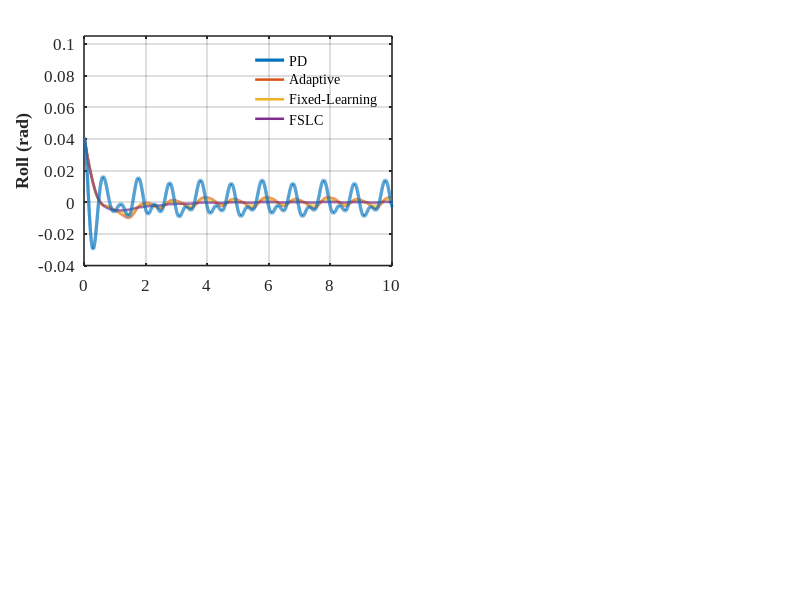

MATLAB code for this plot: (Note: this script raises an error after producing the figure.)
function reproduce_simulation
%% Plant parameters
Theta_0 = [16, -5.6, -5.6; -5.6, 16, -5.6; -5.6, -5.6, 16] * 1e-3; 
Theta_w = diag([1.811, 1.811, 1.811]) * 1e-4; 
hat_Theta_0 = Theta_0 - Theta_w; 
m_dist = [0.0787; 0.0787; 0.0787]; 
g_vec = [0; 0; -9.8];              
max_torque = 0.26;
K_dump = 0.00005;

%% Balance attitude and disturbance
v_body = [1; 1; 1] / sqrt(3);
v_world = [0; 0; 1];
axis_rot = cross(v_body, v_world);
axis_rot = axis_rot / norm(axis_rot);
angle_rot = acos(dot(v_body, v_world));
q_target = [cos(angle_rot/2); axis_rot * sin(angle_rot/2)];
dt = 0.001;                        
T_final = 10;                      
time = 0:dt:T_final;
n = length(time);
q0 = q_target + [0; 0.03; -0.02; 0.02]; 
q0 = q0 / norm(q0); 
dist_all = zeros(3, n);
for i = 1:n
    dist_all(:, i) = [0.02 * sin(2*pi * 1.0 * time(i)); 
                      0.015 * cos(2*pi * 0.5 * time(i)); 
                      0.01 * sin(2*pi * 2.0 * time(i))];
end

%% Intensity-varying self-learning control (FSLC)
x_olc = zeros(10, n); x_olc(4:7, 1) = q0;
u_olc = zeros(3, n);
tilt_err_olc = zeros(2, n);
Kp_olc = 12.0; Kd_olc = 1.5; 
alpha_olc = 0.85;     
epsilon_olc = 0.05;   
beta_olc = 50000.0;   
sigma_s = 3.0;        
p2_olc = 0.8;         
for i = 1:n-1
    w_h = x_olc(1:3, i); q = x_olc(4:7, i); w_w = x_olc(8:10, i);    
    q_inv = [q_target(1); -q_target(2:4)];
    q_err = zeros(4,1);
    q_err(1)   = q_inv(1)*q(1) - dot(q_inv(2:4), q(2:4));
    q_err(2:4) = q_inv(1)*q(2:4) + q(1)*q_inv(2:4) + cross(q_inv(2:4), q(2:4));
    Bias = q_err(2:4) + K_dump * w_w; 
    Gyro = w_h;
    tilt_err_olc(:, i) = cubliRollPitchTilt(q, v_body); 
    
    s_surf = Gyro + sigma_s * Bias; 
    s_sq = dot(s_surf, s_surf); 
    s_4 = s_sq * s_sq;          
    if i == 1
        u_prev_4 = 0;
    else
        u_prev_sq = dot(u_olc(:, i-1), u_olc(:, i-1));
        u_prev_4 = u_prev_sq * u_prev_sq;
    end
    p1_weight = alpha_olc / (1.0 + beta_olc * s_4 + 50.0 * u_prev_4) + epsilon_olc;
    
    u_pd = Kp_olc * Bias + Kd_olc * Gyro; 
    if i == 1
        u_raw = p2_olc * u_pd;
    else
        u_raw = p1_weight .* u_olc(:, i-1) + p2_olc * u_pd; 
    end
    u_olc(:, i) = max(min(u_raw, max_torque), -max_torque);
    
    p_wh = hat_Theta_0 * w_h + Theta_w * (w_h + w_w);
    R = [1-2*(q(3)^2+q(4)^2), 2*(q(2)*q(3)-q(1)*q(4)), 2*(q(2)*q(4)+q(1)*q(3));
         2*(q(2)*q(3)+q(1)*q(4)), 1-2*(q(2)^2+q(4)^2), 2*(q(3)*q(4)-q(1)*q(2));
         2*(q(2)*q(4)-q(1)*q(3)), 2*(q(3)*q(4)+q(1)*q(2)), 1-2*(q(2)^2+q(3)^2)]';
    dot_p_wh = -cross(w_h, p_wh) + cross(m_dist, R * g_vec);
    dot_p_ww = u_olc(:, i) + dist_all(:, i); 
    dot_wh = hat_Theta_0 \ (dot_p_wh - dot_p_ww);
    dot_ww = (Theta_w \ dot_p_ww) - dot_wh;
    W = [0, -w_h(1), -w_h(2), -w_h(3); w_h(1), 0, w_h(3), -w_h(2);
         w_h(2), -w_h(3), 0, w_h(1); w_h(3), w_h(2), -w_h(1), 0];
    dot_q = 0.5 * W * q;
    
    x_olc(1:3, i+1) = x_olc(1:3, i) + dot_wh * dt;
    x_olc(4:7, i+1) = x_olc(4:7, i) + dot_q * dt;
    x_olc(4:7, i+1) = x_olc(4:7, i+1) / norm(x_olc(4:7, i+1)); 
    x_olc(8:10, i+1)= x_olc(8:10, i) + dot_ww * dt;
end
q = x_olc(4:7, n);
tilt_err_olc(:, n) = cubliRollPitchTilt(q, v_body);

%% Adaptive control
x_adp = zeros(10, n); x_adp(4:7, 1) = q0;
u_adp = zeros(3, n);
tilt_err_adp = zeros(2, n);
Kp_base = 8.0; Kd_base = 1.0; Delta_Kp = 15.0; Delta_Kd = 2.0; alpha = 200.0;
for i = 1:n-1
    w_h = x_adp(1:3, i); q = x_adp(4:7, i); w_w = x_adp(8:10, i);    
    q_inv = [q_target(1); -q_target(2:4)];
    q_err = zeros(4,1);
    q_err(1)   = q_inv(1)*q(1) - dot(q_inv(2:4), q(2:4));
    q_err(2:4) = q_inv(1)*q(2:4) + q(1)*q_inv(2:4) + cross(q_inv(2:4), q(2:4));
    Bias_real = q_err(2:4); 
    Gyro = w_h;
    tilt_err_adp(:, i) = cubliRollPitchTilt(q, v_body); 
    Bias_adp = Bias_real + K_dump * w_w;
    
    e_norm_sq = dot(Bias_adp, Bias_adp); 
    Kp_adapt = Kp_base + Delta_Kp * (1 - exp(-alpha * e_norm_sq));
    Kd_adapt = Kd_base + Delta_Kd * (1 - exp(-alpha * e_norm_sq));
    u_raw = Kp_adapt * Bias_adp + Kd_adapt * Gyro; 
    u_adp(:, i) = max(min(u_raw, max_torque), -max_torque);
    
    p_wh = hat_Theta_0 * w_h + Theta_w * (w_h + w_w);
    R = [1-2*(q(3)^2+q(4)^2), 2*(q(2)*q(3)-q(1)*q(4)), 2*(q(2)*q(4)+q(1)*q(3));
         2*(q(2)*q(3)+q(1)*q(4)), 1-2*(q(2)^2+q(4)^2), 2*(q(3)*q(4)-q(1)*q(2));
         2*(q(2)*q(4)-q(1)*q(3)), 2*(q(3)*q(4)+q(1)*q(2)), 1-2*(q(2)^2+q(3)^2)]';
    dot_p_wh = -cross(w_h, p_wh) + cross(m_dist, R * g_vec);
    dot_p_ww = u_adp(:, i) + dist_all(:, i); 
    dot_wh = hat_Theta_0 \ (dot_p_wh - dot_p_ww);
    dot_ww = (Theta_w \ dot_p_ww) - dot_wh;
    W = [0, -w_h(1), -w_h(2), -w_h(3); w_h(1), 0, w_h(3), -w_h(2);
         w_h(2), -w_h(3), 0, w_h(1); w_h(3), w_h(2), -w_h(1), 0];
    dot_q = 0.5 * W * q;
    
    x_adp(1:3, i+1) = x_adp(1:3, i) + dot_wh * dt;
    x_adp(4:7, i+1) = x_adp(4:7, i) + dot_q * dt;
    x_adp(4:7, i+1) = x_adp(4:7, i+1) / norm(x_adp(4:7, i+1)); 
    x_adp(8:10, i+1)= x_adp(8:10, i) + dot_ww * dt;
end
q = x_adp(4:7, n);
tilt_err_adp(:, n) = cubliRollPitchTilt(q, v_body);

%% Fixed-learning control
x_fix = zeros(10, n); x_fix(4:7, 1) = q0;
u_fix = zeros(3, n);
tilt_err_fix = zeros(2, n);
Kp_fix = 12.0; Kd_fix = 1.5; 
p1_fixed = 0.2;
p2_fixed = 0.8;
for i = 1:n-1
    w_h = x_fix(1:3, i); q = x_fix(4:7, i); w_w = x_fix(8:10, i);    
    q_inv = [q_target(1); -q_target(2:4)];
    q_err = zeros(4,1);
    q_err(1)   = q_inv(1)*q(1) - dot(q_inv(2:4), q(2:4));
    q_err(2:4) = q_inv(1)*q(2:4) + q(1)*q_inv(2:4) + cross(q_inv(2:4), q(2:4));
    Bias = q_err(2:4) + K_dump * w_w; 
    Gyro = w_h;
    tilt_err_fix(:, i) = cubliRollPitchTilt(q, v_body); 
    
    u_pd = Kp_fix * Bias + Kd_fix * Gyro; 
    if i == 1
        u_raw = p2_fixed * u_pd;
    else
        u_raw = p2_fixed * u_pd + p1_fixed * u_fix(:, i-1); 
    end
    u_fix(:, i) = max(min(u_raw, max_torque), -max_torque);
    
    p_wh = hat_Theta_0 * w_h + Theta_w * (w_h + w_w);
    R = [1-2*(q(3)^2+q(4)^2), 2*(q(2)*q(3)-q(1)*q(4)), 2*(q(2)*q(4)+q(1)*q(3));
         2*(q(2)*q(3)+q(1)*q(4)), 1-2*(q(2)^2+q(4)^2), 2*(q(3)*q(4)-q(1)*q(2));
         2*(q(2)*q(4)-q(1)*q(3)), 2*(q(3)*q(4)+q(1)*q(2)), 1-2*(q(2)^2+q(3)^2)]';
    dot_p_wh = -cross(w_h, p_wh) + cross(m_dist, R * g_vec);
    dot_p_ww = u_fix(:, i) + dist_all(:, i); 
    dot_wh = hat_Theta_0 \ (dot_p_wh - dot_p_ww);
    dot_ww = (Theta_w \ dot_p_ww) - dot_wh;
    W = [0, -w_h(1), -w_h(2), -w_h(3); w_h(1), 0, w_h(3), -w_h(2);
         w_h(2), -w_h(3), 0, w_h(1); w_h(3), w_h(2), -w_h(1), 0];
    dot_q = 0.5 * W * q;
    
    x_fix(1:3, i+1) = x_fix(1:3, i) + dot_wh * dt;
    x_fix(4:7, i+1) = x_fix(4:7, i) + dot_q * dt;
    x_fix(4:7, i+1) = x_fix(4:7, i+1) / norm(x_fix(4:7, i+1)); 
    x_fix(8:10, i+1)= x_fix(8:10, i) + dot_ww * dt;
end
q = x_fix(4:7, n);
tilt_err_fix(:, n) = cubliRollPitchTilt(q, v_body);

%% PD control
x_hw = zeros(10, n); x_hw(4:7, 1) = q0;
u_hw = zeros(3, n);
tilt_err_hw = zeros(2, n);
Balance_KP = Kp_olc; 
Balance_KD = Kd_olc;  
for i = 1:n-1
    w_h = x_hw(1:3, i); q = x_hw(4:7, i); w_w = x_hw(8:10, i);    
    q_inv = [q_target(1); -q_target(2:4)];
    q_err = zeros(4,1);
    q_err(1)   = q_inv(1)*q(1) - dot(q_inv(2:4), q(2:4));
    q_err(2:4) = q_inv(1)*q(2:4) + q(1)*q_inv(2:4) + cross(q_inv(2:4), q(2:4));
    Bias = q_err(2:4) + K_dump * w_w; 
    Gyro = w_h;
    tilt_err_hw(:, i) = cubliRollPitchTilt(q, v_body); 
    
    % The factors 0.7 and 1/10 come from the hardware PD implementation.
    u_raw = Balance_KP * 0.7 * Bias + (Balance_KD / 10.0) * Gyro; 
    u_hw(:, i) = max(min(u_raw, max_torque), -max_torque);
    
    p_wh = hat_Theta_0 * w_h + Theta_w * (w_h + w_w);
    R = [1-2*(q(3)^2+q(4)^2), 2*(q(2)*q(3)-q(1)*q(4)), 2*(q(2)*q(4)+q(1)*q(3));
         2*(q(2)*q(3)+q(1)*q(4)), 1-2*(q(2)^2+q(4)^2), 2*(q(3)*q(4)-q(1)*q(2));
         2*(q(2)*q(4)-q(1)*q(3)), 2*(q(3)*q(4)+q(1)*q(2)), 1-2*(q(2)^2+q(3)^2)]';
    dot_p_wh = -cross(w_h, p_wh) + cross(m_dist, R * g_vec);
    dot_p_ww = u_hw(:, i) + dist_all(:, i); 
    dot_wh = hat_Theta_0 \ (dot_p_wh - dot_p_ww);
    dot_ww = (Theta_w \ dot_p_ww) - dot_wh;
    W = [0, -w_h(1), -w_h(2), -w_h(3); w_h(1), 0, w_h(3), -w_h(2);
         w_h(2), -w_h(3), 0, w_h(1); w_h(3), w_h(2), -w_h(1), 0];
    dot_q = 0.5 * W * q;
    
    x_hw(1:3, i+1) = x_hw(1:3, i) + dot_wh * dt;
    x_hw(4:7, i+1) = x_hw(4:7, i) + dot_q * dt;
    x_hw(4:7, i+1) = x_hw(4:7, i+1) / norm(x_hw(4:7, i+1)); 
    x_hw(8:10, i+1)= x_hw(8:10, i) + dot_ww * dt;
end
q = x_hw(4:7, n);
tilt_err_hw(:, n) = cubliRollPitchTilt(q, v_body);

% Hold the last applied torque at the final plotting time.
u_olc(:, n) = u_olc(:, n-1);
u_adp(:, n) = u_adp(:, n-1);
u_fix(:, n) = u_fix(:, n-1);
u_hw(:, n)  = u_hw(:, n-1);

idx_check = time >= 5 & time <= 8;
roll_rmse  = sqrt(mean((tilt_err_hw(1,idx_check) - tilt_err_fix(1,idx_check)).^2));
pitch_rmse = sqrt(mean((tilt_err_hw(2,idx_check) - tilt_err_fix(2,idx_check)).^2));
fprintf('5-8 s PD 与 Fixed-Learning 的 Roll RMSE = %.6e rad\n', roll_rmse);
fprintf('5-8 s PD 与 Fixed-Learning 的 Pitch RMSE = %.6e rad\n', pitch_rmse);

%% Figures 2-5
save_dir = fullfile(fileparts(mfilename('fullpath')), 'results');
if ~exist(save_dir, 'dir')
    mkdir(save_dir);
end

figure_names = {'Attitude Error', ...
                'Body Angular Velocity', ...
                'Wheel Angular Velocity', ...
                'Control Torque'};
y_labels_list = {
    {'Roll (rad)', 'Pitch (rad)'}, ...
    {'\omega_{hx} (rad/s)', '\omega_{hy} (rad/s)', '\omega_{hz} (rad/s)'}, ...
    {'\omega_{w1} (rad/s)', '\omega_{w2} (rad/s)', '\omega_{w3} (rad/s)'}, ...
    {'T_1 (N\cdot m)', 'T_2 (N\cdot m)', 'T_3 (N\cdot m)'}
};

font_name = 'Times New Roman';
axis_font_size   = 12;
label_font_size  = 15;
legend_font_size = 10;

line_width_main  = 1.8;
line_width_inset = 1.6;
line_width_pd    = 2.3;
axis_line_width  = 1.1;
method_colors = get(groot, 'defaultAxesColorOrder');

for fig_idx = 1:4
    fig = figure('Visible', 'off', 'Color', 'w', ...
        'Units', 'centimeters', ...
        'Position', [2, 2, 19.5, 13.8], ...
        'Name', figure_names{fig_idx});
    set(fig, 'ToolBar', 'none', 'MenuBar', 'none');

    if fig_idx == 1
        num_subplots = 2;
    else
        num_subplots = 3;
    end

    main_x  = 0.105;
    main_w  = 0.385;
    inset_x = 0.57;
    inset_w = 0.385;
    top_y    = 0.94;
    bottom_y = 0.10;
    row_gap  = 0.075;
    row_h = (top_y - bottom_y - (num_subplots - 1) * row_gap) / num_subplots;

    for j = 1:num_subplots
        if fig_idx == 1
            data_olc = tilt_err_olc(j,:);
            data_adp = tilt_err_adp(j,:);
            data_fix = tilt_err_fix(j,:);
            data_hw  = tilt_err_hw(j,:);
        elseif fig_idx == 2
            data_olc = x_olc(j,:);
            data_adp = x_adp(j,:);
            data_fix = x_fix(j,:);
            data_hw  = x_hw(j,:);
        elseif fig_idx == 3
            data_olc = x_olc(j+7,:);
            data_adp = x_adp(j+7,:);
            data_fix = x_fix(j+7,:);
            data_hw  = x_hw(j+7,:);
        elseif fig_idx == 4
            data_olc = u_olc(j,:);
            data_adp = u_adp(j,:);
            data_fix = u_fix(j,:);
            data_hw  = u_hw(j,:);
        end

        y_pos = top_y - j * row_h - (j - 1) * row_gap;
        ax = axes(fig, 'Position', [main_x, y_pos, main_w, row_h]);
        hold(ax, 'on');
        p2 = plot(ax, time, data_adp, 'Color', method_colors(2,:), ...
                  'LineStyle', '-', 'LineWidth', line_width_main);
        p3 = plot(ax, time, data_fix, 'Color', method_colors(3,:), ...
                  'LineStyle', '-', 'LineWidth', line_width_main);
        p4 = plot(ax, time, data_olc, 'Color', method_colors(4,:), ...
                  'LineStyle', '-', 'LineWidth', line_width_main);
        p1 = plot(ax, time, data_hw, 'Color', [0 0.4470 0.7410], ...
                  'LineStyle', '-', 'LineWidth', line_width_pd);

        grid(ax, 'on');
        box(ax, 'on');
        xlim(ax, [0, 10]);
        ylabel(ax, y_labels_list{fig_idx}{j}, ...
            'FontSize', label_font_size, ...
            'FontWeight', 'bold', ...
            'FontName', font_name, ...
            'Interpreter', 'tex');
        if j == num_subplots
            xlabel(ax, 'Time (s)', ...
                'FontSize', label_font_size, ...
                'FontWeight', 'bold', ...
                'FontName', font_name);
        end

        set(ax, ...
            'FontName', font_name, ...
            'FontSize', axis_font_size, ...
            'LineWidth', axis_line_width);

if j == 1
    yl = ylim(ax);
    y_range = yl(2) - yl(1);
    if fig_idx == 2
        ylim(ax, [yl(1), yl(2) + 1.10 * y_range]);
    elseif fig_idx == 4
        ylim(ax, [yl(1), yl(2) + 0.80 * y_range]);
    elseif fig_idx == 3
        ylim(ax, [yl(1), yl(2) + 0.55 * y_range]);
    else
        ylim(ax, [yl(1), yl(2) + 0.45 * y_range]);
    end

    lgd = legend(ax, [p1, p2, p3, p4], ...
        {'PD', 'Adaptive', 'Fixed-Learning', 'FSLC'}, ...
        'Location', 'northeast', ...
        'FontSize', legend_font_size, ...
        'FontName', font_name, ...
        'Box', 'off', ...
        'Color', 'none');
    lgd.NumColumns = 1;
end

        ax_in = axes(fig, 'Position', [inset_x, y_pos, inset_w, row_h]);
        hold(ax_in, 'on');
        plot(ax_in, time, data_adp, 'Color', method_colors(2,:), ...
             'LineStyle', '-', 'LineWidth', line_width_inset);
        plot(ax_in, time, data_fix, 'Color', method_colors(3,:), ...
             'LineStyle', '-', 'LineWidth', line_width_inset);
        plot(ax_in, time, data_olc, 'Color', method_colors(4,:), ...
             'LineStyle', '-', 'LineWidth', line_width_inset);
        plot(ax_in, time, data_hw, 'Color', [0 0.4470 0.7410], ...
             'LineStyle', '-', 'LineWidth', line_width_pd);

        xlim(ax_in, [5, 8]);
        idx = (time >= 5) & (time <= 8);
        y_min = min([min(data_hw(idx)), min(data_adp(idx)), ...
                     min(data_fix(idx)), min(data_olc(idx))]);
        y_max = max([max(data_hw(idx)), max(data_adp(idx)), ...
                     max(data_fix(idx)), max(data_olc(idx))]);
        y_margin = max(abs(y_max - y_min) * 0.20, 1e-4);
        ylim(ax_in, [y_min - y_margin, y_max + y_margin]);

        grid(ax_in, 'on');
        box(ax_in, 'on');
        set(ax_in, ...
            'FontName', font_name, ...
            'FontSize', axis_font_size, ...
            'LineWidth', axis_line_width);

        if j == num_subplots
            xlabel(ax_in, 'Time (s)', ...
                'FontSize', label_font_size, ...
                'FontWeight', 'bold', ...
                'FontName', font_name);
        end
    end

    file_name = regexprep(figure_names{fig_idx}, '\s+', '_');
    exportgraphics(fig, fullfile(save_dir, [file_name, '.png']), ...
        'Resolution', 600);
    close(fig);
end

methods = ["FSLC"; "Fixed-learning"; "Adaptive"; "PD"];
tilts = {tilt_err_olc, tilt_err_fix, tilt_err_adp, tilt_err_hw};
window = time >= 3 & time <= 10;
stats = zeros(4,4);
for k = 1:4
    angles = tilts{k}(:,window);
    stats(k,:) = [mean(angles(1,:)), var(angles(1,:)), ...
                  mean(angles(2,:)), var(angles(2,:))];
end
result = array2table(stats, 'VariableNames', ...
    {'RollMean_rad','RollVariance_rad2','PitchMean_rad','PitchVariance_rad2'});
result = addvars(result,methods,'Before',1,'NewVariableNames','Method');
writetable(result,fullfile(save_dir,'table1.csv'));
ref = readtable(fullfile(fileparts(mfilename('fullpath')),'reference','table1.csv'));
assert(isequal(string(ref.Method),methods) && all(abs(stats-ref{:,2:5}) < 1e-12,'all'), ...
    'Simulation results differ from the archived values.');
save(fullfile(save_dir,'trajectories.mat'),'time','x_olc','x_fix','x_adp','x_hw', ...
    'u_olc','u_fix','u_adp','u_hw','tilt_err_olc','tilt_err_fix','tilt_err_adp','tilt_err_hw');
end

function roll_pitch = cubliRollPitchTilt(q, v_body)
% The scalar-first quaternion rotates the body diagonal into world coordinates.
% Roll and pitch measure the tilt of that diagonal relative to vertical.
    q = q(:) / norm(q);
    v_body = v_body(:) / norm(v_body);
    qv = q(2:4);
    v_world_axis = v_body + 2*q(1)*cross(qv, v_body) ...
                    + 2*cross(qv, cross(qv, v_body));
    v_world_axis = v_world_axis / norm(v_world_axis);

    roll  = atan2(-v_world_axis(2), v_world_axis(3));
    pitch = atan2(v_world_axis(1), hypot(v_world_axis(2), v_world_axis(3)));
    roll_pitch = [roll; pitch];
end
